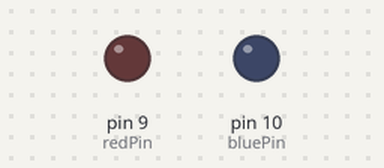
The sketch below on a simulated Arduino Uno, built with avr-gcc and run on an emulated ATmega328P. Parts: output pins drawn as LEDs (lit = HIGH). What the sketch prints to the serial monitor is not drawn.

Above: at 0.05 s.
At 2.75 s:
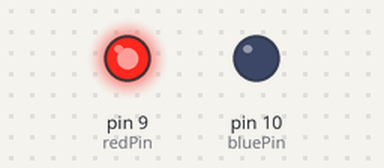
Timing chart, 0 to 6.4 s (numbered marks = the images above):
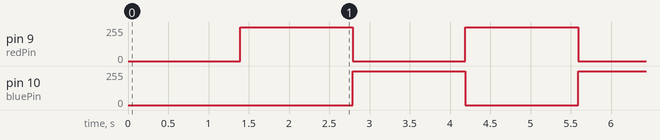

Measured:
- by itself, pin 9 (redPin), pin 10 (bluePin): alternates 255/255 for 1.4 s and 0/255 for 1.4 s

The sketch:

LEDs_Analog_Control.ino
```cpp
int redPin = 9;
int bluePin = 10;

void setup() {

  Serial.begin (115200);

  pinMode (redPin, OUTPUT);
  pinMode (bluePin, OUTPUT);

}

void loop() {

   for (int i = 0; i <= 255; i = i + 1){

    Serial.print ("Red: ");
    Serial.print (i);
    Serial.print ("    Blue: ");
    Serial.println (255-i);
    analogWrite (redPin, i);
    analogWrite (bluePin, 255-i);
    delay (5);

  }

  for (int i = 255; i >= 0; i = i - 1){

    Serial.print ("Red: ");
    Serial.print (i);
    Serial.print ("    Blue: ");
    Serial.println (255-i);
    analogWrite (redPin, i);
    analogWrite (bluePin, 255-i);
    delay (5);

  }

}
```
